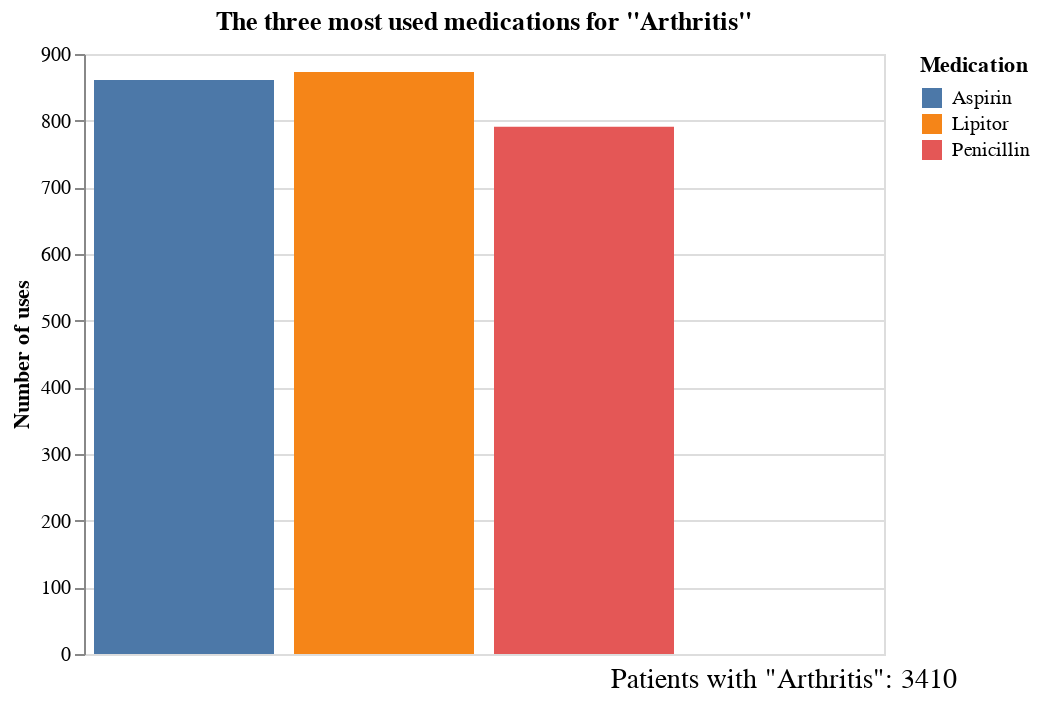

This figure's notebook cell:
### Markdown cell above
Artritis: medicamentos más usados, costo total en promedio, diás de estancia en promedio...

### Code cell
#Los tres medicamentos más utilizados en Artritis#

# Filtrar las filas donde "Medical Conditions" es "Arthritis"
df_arthritis = df_1[df_1['Medical Condition'] == 'Arthritis']

# Contar las ocurrencias de cada objeto en "Medicamentos"
conteos_medicamentos_arthritis = df_arthritis['Medication'].value_counts()

total_arthritis  = len(df_arthritis)

# Seleccionar los 3 medicamentos más frecuentes
top_3_medicamentos_arthritis = conteos_medicamentos_arthritis.head(3).reset_index()
top_3_medicamentos_arthritis.columns = ['Medication', 'Count']

# Crear una gráfica de barras con Altair
grafico_barras = alt.Chart(top_3_medicamentos_arthritis).mark_bar().encode(
    x=alt.X('Medication:O', title='Medication'),
    y=alt.Y('Count:Q', title='Number of uses', axis=alt.Axis(format='d')),
    color='Medication:N',
    tooltip=[alt.Tooltip(field='Medication', type='nominal', title='Medication'),
             alt.Tooltip(field='Count', type='quantitative', title='Number of uses')]
).properties(
    title='The three most used medications for "Arthritis"',
    width=400,  # Ajusta el ancho del gráfico
    height=300  # Ajusta la altura del gráfico
)

# Crear un DataFrame para el texto total
df_texto_total_arthritis = pd.DataFrame({
    'x': [0],
    'y': [0],
    'texto': [f'Patients with "Arthritis": {total_arthritis}']
})

# Crear el gráfico de texto
texto_total_arthritis = alt.Chart(df_texto_total_arthritis).mark_text(
    align='center',
    baseline='bottom',
    fontSize=14,
    dy=170  # Ajusta la posición vertical del texto
).encode(
    x=alt.X('x:O', axis=None),
    y=alt.Y('y:O', axis=None),
    text='texto:N'
).properties(
    width=400,  # Ancho para el gráfico de texto
    height=300  # Altura para el gráfico de texto
)

#Calcular el gasto promedio por estancia hospitalaria

total_billing_amount_a = int(df_arthritis['Billing Amount'].sum())

# Calculamos el promedio de los valores en la columna "Billing Amount" para los registros con "Arthritis"
average_billing_amount_a = int(df_arthritis['Billing Amount'].mean())

#Calculamos el tiempo de estancia promedio de un paciente con Artritis

average_hospitalization_days_a = df_arthritis['Hospitalization Days'].mean()

# Agrupa por número de días de hospitalización y calcula el costo promedio
average_cost_by_days_a = df_arthritis.groupby('Hospitalization Days')['Billing Amount'].mean().reset_index()

# Combinar el gráfico de barras y el gráfico de texto
grafico_final = grafico_barras + texto_total_arthritis

print(f'Average days of hospitalization for patients with arthritis: {average_hospitalization_days_a:.2f} days')
print(f'Average cost of hospitalization for arthritis: {average_billing_amount_a}')
grafico_final

### Figure 1 — Vega-Lite specification as saved in the notebook (floating-point values rounded to 4 significant figures)
{"config": {"view": {"continuousWidth": 400, "continuousHeight": 300}}, "layer": [{"data": {"name": "data-6ccf84fa0c3848c240a009c07af48b76"}, "mark": "bar", "encoding": {"color": {"field": "Medication", "type": "nominal"}, "tooltip": [{"field": "Medication", "title": "Medication", "type": "nominal"}, {"field": "Count", "title": "Number of uses", "type": "quantitative"}], "x": {"field": "Medication", "title": "Medication", "type": "ordinal"}, "y": {"axis": {"format": "d"}, "field": "Count", "title": "Number of uses", "type": "quantitative"}}, "height": 300, "title": "The three most used medications for \"Arthritis\"", "width": 400}, {"data": {"name": "data-2313b54a6fe96b4c4e60379cf9bc40b4"}, "mark": {"type": "text", "align": "center", "baseline": "bottom", "dy": 170, "fontSize": 14}, "encoding": {"text": {"field": "texto", "type": "nominal"}, "x": {"axis": null, "field": "x", "type": "ordinal"}, "y": {"axis": null, "field": "y", "type": "ordinal"}}, "height": 300, "width": 400}], "$schema": "https://vega.github.io/schema/vega-lite/v4.17.0.json", "datasets": {"data-6ccf84fa0c3848c240a009c07af48b76": [{"Medication": "Lipitor", "Count": 873}, {"Medication": "Aspirin", "Count": 861}, {"Medication": "Penicillin", "Count": 791}], "data-2313b54a6fe96b4c4e60379cf9bc40b4": [{"x": 0, "y": 0, "texto": "Patients with \"Arthritis\": 3410"}]}}
